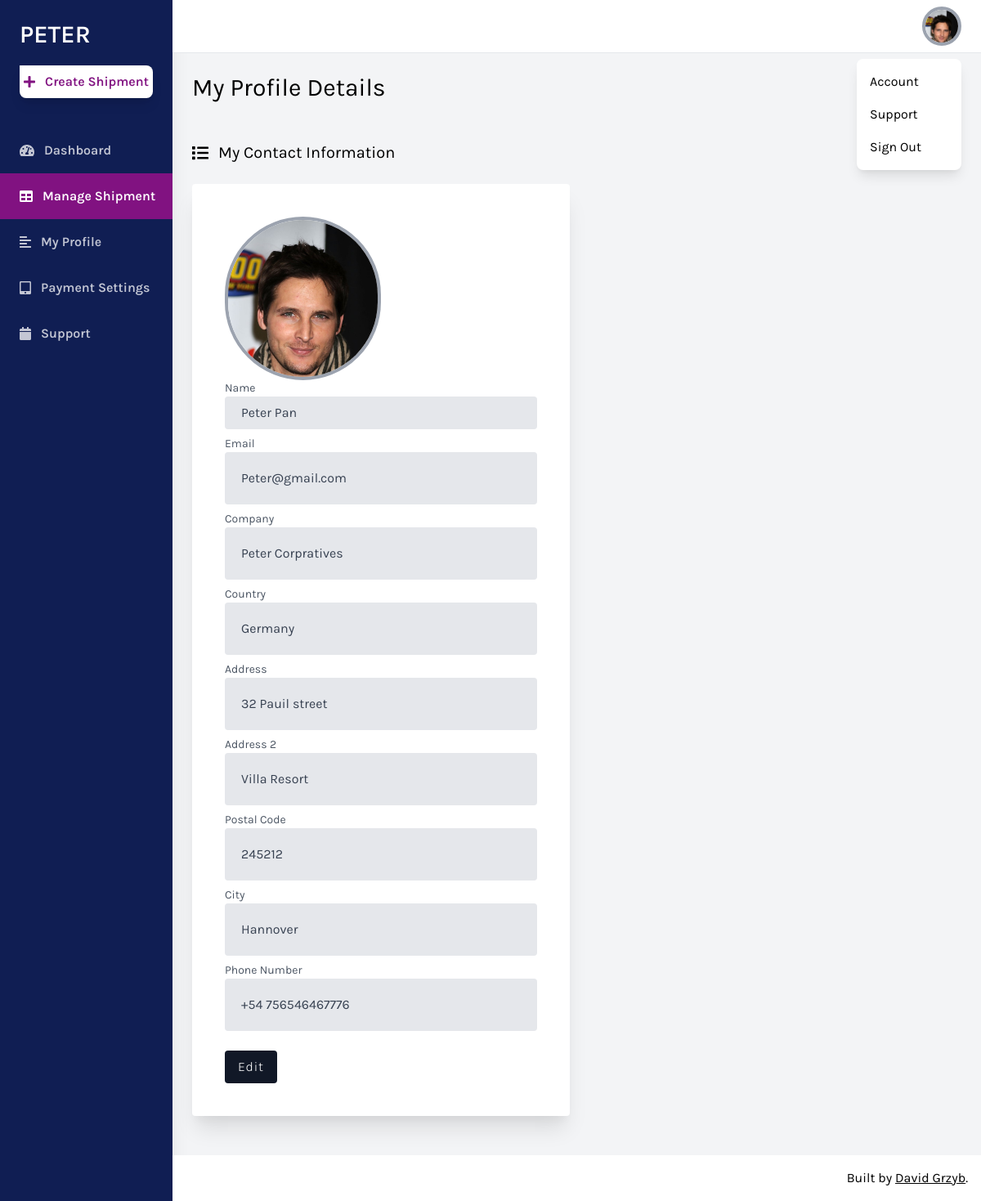
Screenshot of /user_information/ (signed in) with the database file from the repository.
### globalwis/models.py (models this page shows, shortened)
class Contact(models.Model):
    user = models.ForeignKey(User, on_delete=models.CASCADE, default=False)
    name = models.CharField(max_length=100)
    image = models.ImageField(null=True, blank=True)
    company = models.CharField(max_length=100, blank=True, default=False)
    country = models.CharField(max_length=200, blank=True, default=False)
    address = models.CharField(max_length=200)
    address2 = models.CharField(max_length=200, blank=True, default=False)
    address3 = models.CharField(max_length=200, blank=True, default=False)
    zip_code = models.IntegerField(blank=True, null=True)
    city = models.CharField(max_length=100)
    state = models.CharField(max_length=100)
    email = models.EmailField()
    phone_type = models.CharField(max_length=100)
    phone_country_code = models.CharField(max_length=10)
    phone_number = models.CharField(max_length=20)

### globalwis/views.py (the view, shortened to what this page needs)
# urls.py: path('user_information/', views.ContactDetailView.as_view(), name='user_information'),
class ContactDetailView(LoginRequiredMixin, DetailView):
    template_name = 'user_profile.html'
    model = Contact
    def get_object(self, queryset=None):
        try:
            return Contact.objects.get(user=self.request.user)
        except Contact.DoesNotExist:
            return Contact(email=self.request.user.email)
    def get(self, request, *args, **kwargs):
        self.object = self.get_object()
        if self.object.pk is not None:
            return super().get(request, *args, **kwargs)
        else:
            return redirect(reverse_lazy('create_edit'))
    def get_context_data(self, **kwargs):
        context = super().get_context_data(**kwargs)
        context['form'] = ContactForm(instance=self.object)
        return context

### globalwis/forms.py
class ContactForm(forms.ModelForm):
    class Meta:
        model = Contact
        fields = ['name', 'email', 'image' ,'phone_country_code', 'phone_number', 'phone_type', 'address', 'address2', 'address3', 'company' ,'city', 'state', 'zip_code', 'country']
    name = forms.CharField(required=False)
    email = forms.EmailField(required=False)
    image = forms.ImageField(required=False)
    phone_country_code = forms.CharField(required=False)
    phone_number = forms.CharField(required=False)
    phone_type = forms.CharField(required=False)
    address = forms.CharField(required=False)
    address2 = forms.CharField(required=False)
    address3 = forms.CharField(required=False)
    company = forms.CharField(required=False)
    city = forms.CharField(required=False)
    state = forms.CharField(required=False)
    zip_code = forms.CharField(required=False)
    country = forms.CharField(required=False)

### globalwis/templates/user_profile.html (shortened to what this page needs)
<!DOCTYPE html>
<html lang="en">
<head>
    <link href="https://cdnjs.cloudflare.com/ajax/libs/tailwindcss/2.2.19/tailwind.min.css" rel="stylesheet">
</head>
<body class="bg-gray-100 font-family-karla flex">
    <aside class="relative bg-sidebar h-screen w-64 hidden sm:block shadow-xl">
        <div class="p-6">
            <a href="{% url 'dashboard' %}" class="text-white text-3xl font-semibold uppercase hover:text-gray-300">{{user.username}}</a>
            <button onclick="window.location.href='{% url 'create_shipment' %}'" class="w-full bg-white cta-btn font-semibold py-2 mt-5 rounded-br-lg rounded-bl-lg rounded-tr-lg shadow-lg hover:shadow-xl hover:bg-gray-300 flex items-center justify-center">
                <i class="fas fa-plus mr-3"></i> Create Shipment
            </button>
        </div>
        <nav class="text-white text-base font-semibold pt-3">
            <a href="{% url 'dashboard' %}" class="flex items-center text-white opacity-75 hover:opacity-100 py-4 pl-6 nav-item">
                <i class="fas fa-tachometer-alt mr-3"></i>
                Dashboard
            </a>
            <a href="{% url 'manage_shipments' %}" class="flex items-center active-nav-link text-white py-4 pl-6 nav-item">
                <i class="fas fa-table mr-3"></i>
                Manage Shipment
            </a>
            <a href="{% url 'user_information' %}" class="flex items-center text-white opacity-75 hover:opacity-100 py-4 pl-6 nav-item">
                <i class="fas fa-align-left mr-3"></i>
                My Profile
            </a>
            <a href="{% url 'payment_settings' %}" class="flex items-center text-white opacity-75 hover:opacity-100 py-4 pl-6 nav-item">
                <i class="fas fa-tablet-alt mr-3"></i>
                Payment Settings
            </a>
            <a href="{% url 'support' %}" class="flex items-center text-white opacity-75 hover:opacity-100 py-4 pl-6 nav-item">
                <i class="fas fa-calendar mr-3"></i>
                Support
            </a>
        </nav>
    </aside>
    <div class="relative w-full flex flex-col h-screen overflow-y-hidden">
        <header class="w-full items-center bg-white py-2 px-6 hidden sm:flex">
            <div x-data="{ isOpen: false }" class="relative w-1/2 flex justify-end">
                <button @click="isOpen = !isOpen" class="realtive z-10 w-12 h-12 rounded-full overflow-hidden border-4 border-gray-400 hover:border-gray-300 focus:border-gray-300 focus:outline-none">
                    <img src="/static/assets/profileimg/{{ contact.image.url }}">
                </button>
                <button x-show="isOpen" @click="isOpen = false" class="h-full w-full fixed inset-0 cursor-default"></button>
                <div x-show="isOpen" class="absolute w-32 bg-white rounded-lg shadow-lg py-2 mt-16">
                    <a href="#" class="block px-4 py-2 account-link hover:text-white">Account</a>
                    <a href="#" class="block px-4 py-2 account-link hover:text-white">Support</a>
                    <a href="#" class="block px-4 py-2 account-link hover:text-white">Sign Out</a>
                </div>
            </div>
        </header>
        <div class="w-full h-screen overflow-x-hidden border-t flex flex-col">
            <main class="w-full flex-grow p-6">
                <h1 class="w-full text-3xl text-black pb-6">My Profile Details</h1>
                <div class="flex flex-wrap">
                    <div class="w-full lg:w-1/2 my-6 pr-0 lg:pr-2">
                        <p class="text-xl pb-6 flex items-center">
                            <i class="fas fa-list mr-3"></i> My Contact Information
                        </p>
                        <div class="leading-loose">
                            <form class="p-10 bg-white rounded shadow-xl">
                                <div x-data="{ isOpen: false }" class="relative w-1/2 flex justify-end">
                                    <button style="width: 200px; height: 200px;" class="realtive z-10 w-12 h-12 rounded-full overflow-hidden border-4 border-gray-400 hover:border-gray-300 focus:border-gray-300 focus:outline-none">
                                        <img src="/static/assets/profileimg/{{ form.instance.image.url }}">
                                    </button>
                                </div>
                                <div class="">
                                    <label class="block text-sm text-gray-600" for="name">Name</label>
                                    <input value="{{contact.name}}" class="w-full px-5 py-1 text-gray-700 bg-gray-200 rounded" id="name" name="name" type="text" required="" placeholder="Your Name" aria-label="Name">
                                </div>
                                <div class="mt-2">
                                    <label class="block text-sm text-gray-600" for="email">Email</label>
                                    <input value="{{contact.email}}" class="w-full px-5  py-4 text-gray-700 bg-gray-200 rounded" id="email" name="email" type="text" required="" placeholder="Your Email" aria-label="Email">
                                </div>
                                <div class="mt-2">
                                    <label class="block text-sm text-gray-600" for="company">Company</label>
                                    <input value="{{contact.company}}" class="w-full px-5  py-4 text-gray-700 bg-gray-200 rounded" id="company" name="company" type="text" required="" placeholder="Your Company" aria-label="Company">
                                </div>
                                <div class="mt-2">
                                    <label class="block text-sm text-gray-600" for="country">Country</label>
                                    <input value="{{contact.country}}" class="w-full px-5  py-4 text-gray-700 bg-gray-200 rounded" id="country" name="country" type="text" required="" placeholder="Your Country" aria-label="Country">
                                </div>
                                <div class="mt-2">
                                    <label class="block text-sm text-gray-600" for="address">Address</label>
                                    <input value="{{contact.address}}" class="w-full px-5  py-4 text-gray-700 bg-gray-200 rounded" id="address" name="address" type="text" required="" placeholder="Your Address" aria-label="Address">
                                </div>
                                <div class="mt-2">
                                    <label class="block text-sm text-gray-600" for="address2">Address 2</label>
                                    <input value="{{contact.address2}}" class="w-full px-5  py-4 text-gray-700 bg-gray-200 rounded" id="address2" name="address2" type="text" required="" placeholder=" Apartments or Suite" aria-label="Address 2">
                                </div>
                                <div class="mt-2">
                                    <label class="block text-sm text-gray-600" for="zip_code">Postal Code</label>
                                    <input value="{{contact.zip_code}}" class="w-full px-5  py-4 text-gray-700 bg-gray-200 rounded" id="zip_code" name="zip_code" type="number" required="" placeholder="zip_code" aria-label="Postal Code">
                                </div>
                                <div class="mt-2">
                                    <label class="block text-sm text-gray-600" for="city">City</label>
                                    <input value="{{contact.city}}" class="w-full px-5  py-4 text-gray-700 bg-gray-200 rounded" id="city" name="city" type="text" required="" placeholder="City" aria-label="City">
                                </div>
                                <div class="mt-2">
                                    <label class="block text-sm text-gray-600" for="phone_number">Phone Number</label>
                                    <input value="+{{contact.phone_country_code}} {{contact.phone_number}}" class="w-full px-5  py-4 text-gray-700 bg-gray-200 rounded" id="phone_number" name="phone_number" type="text" required="" placeholder="City" aria-label="City">
                                </div>
                                <div class="mt-6">
                                    <a href="{% url 'user_information_update' %}"><button class="px-4 py-1 text-white font-light tracking-wider bg-gray-900 rounded" type="button">Edit</button></a>
                                </div>
                            </form>
                        </div>
                    </div>
                </div>
            </main>
            <footer class="w-full bg-white text-right p-4">
                Built by <a target="_blank" href="https://davidgrzyb.com" class="underline">David Grzyb</a>.
            </footer>
        </div>
    </div>
</body>
</html>

### globalwis/templates/user_profile.html (style rules this page uses)
.font-family-karla { font-family: karla; }
.bg-sidebar { background: #101e53; }
.cta-btn { color: #811281; }
.active-nav-link { background: #811281; }

### rows the page displays
Contact: image (picture), instance.image (picture), name "Peter Pan", email "Peter@gmail.com", company "Peter Corpratives", country "Germany", address "32 Pauil street", address2 "Villa Resort", zip_code "245212", city "Hannover", phone_number "+54 756546467776"

### other values shown
{{ user.username }} "PETER"
